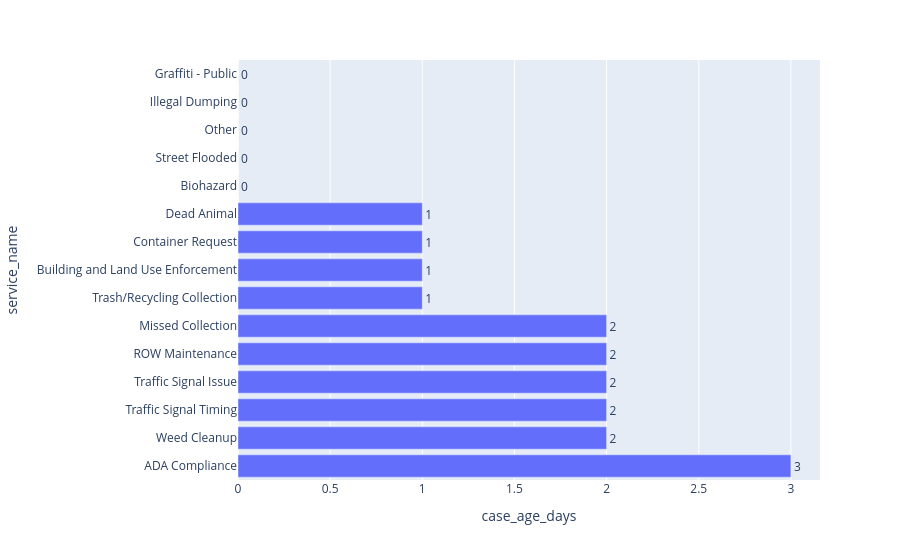

Write notebook code for a chart like this one.
### Code cell
med_rsps_days = datasd.groupby('service_name')['case_age_days'].median()
lowest_med_days = med_rsps_days.sort_values().reset_index()[:N]
fig = px.bar(lowest_med_days.sort_values('case_age_days', ascending=False), y='service_name', x='case_age_days', text_auto='.f')
fig.update_traces(hoverinfo='none', hovertemplate=None, textposition='outside')

### Figure 1 — Plotly figure (JSON) as saved in the notebook; plotly's stock layout.template omitted (floating-point values rounded to 4 significant figures)
{"data": [{"hoverinfo": "none", "legendgroup": "", "marker": {"color": "#636efa", "pattern": {"shape": ""}}, "name": "", "orientation": "h", "showlegend": false, "textposition": "outside", "texttemplate": "%{x:.f}", "type": "bar", "x": [3.0, 2.0, 2.0, 2.0, 2.0, 2.0, 1.0, 1.0, 1.0, 1.0, 0.0, 0.0, 0.0, 0.0, 0.0], "xaxis": "x", "y": ["ADA Compliance", "Weed Cleanup", "Traffic Signal Timing", "Traffic Signal Issue", "ROW Maintenance", "Missed Collection", "Trash/Recycling Collection", "Building and Land Use Enforcement", "Container Request", "Dead Animal", "Biohazard", "Street Flooded", "Other", "Illegal Dumping", "Graffiti - Public"], "yaxis": "y"}], "layout": {"barmode": "relative", "legend": {"tracegroupgap": 0}, "margin": {"t": 60}, "xaxis": {"anchor": "y", "domain": [0, 1], "title": {"text": "case_age_days"}}, "yaxis": {"anchor": "x", "domain": [0, 1], "title": {"text": "service_name"}}}}
